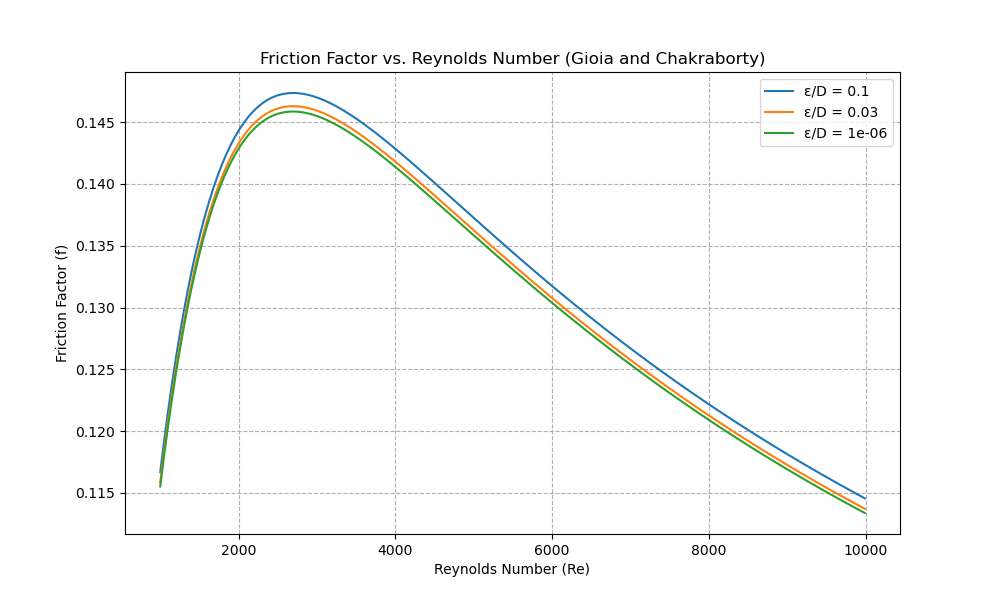

Write Python code to recreate this figure.
import matplotlib.pyplot as plt

"""
Equation and Parameters:

The paper presents two main equations:

Equation (1): Relates the friction factor (f) to the Reynolds number (Re) and the roughness parameter (k):
f = \\frac{0.8}{\\left(Re/A \\right)^{\\frac{1}{3}}} \\left( 1 + \\frac{12}{\\left(Re/B \\right)^2} \\right)^{-\\frac{1}{2}}

Equation (2): Defines the parameters A and B based on the roughness ratio ϵ=k/D:
A = 30 + 8.8 \\ epsilon + 7.1 \\ epsilon^2 + 2.4 \\ epsilon^3
B = 550 + 33 \\ epsilon^2

"""
def gioia_chakraborty_friction_factor(Re, epsilon):
    """
    Calculates the friction factor using the Gioia and Chakraborty method.

    Args:
        Re: Reynolds number
        k: Roughness height
        D: Pipe diameter

    Returns:
        Friction factor
    """

    A = 30 + 8.8 * epsilon + 7.1 * epsilon**2 + 2.4 * epsilon**3
    B = 550 + 33 * epsilon**2

    f = 0.8 / (Re / A)**(1/3) * (1 + 12 / (Re / B)**2)**(-1/2)

    return f
    

# Parameters

#r = k / D  # Calculate roughness ratio
r = 0.02
Re_values = range(1000, 10000, 10)  # Range of Reynolds numbers

plt.figure(figsize=(10, 6))

# Calculate friction factors for each Reynolds number
for r in [1e-1, 3e-2, 1e-6]:
    f_values = [gioia_chakraborty_friction_factor(Re, r) for Re in Re_values]
    plt.plot(Re_values, f_values,label=f'ε/D = {r}')

# Create the plot
plt.xlabel("Reynolds Number (Re)")
plt.ylabel("Friction Factor (f)")
plt.title("Friction Factor vs. Reynolds Number (Gioia and Chakraborty)")

plt.grid(True, which='both', ls='--')
plt.legend()
plt.savefig('gcff.png')